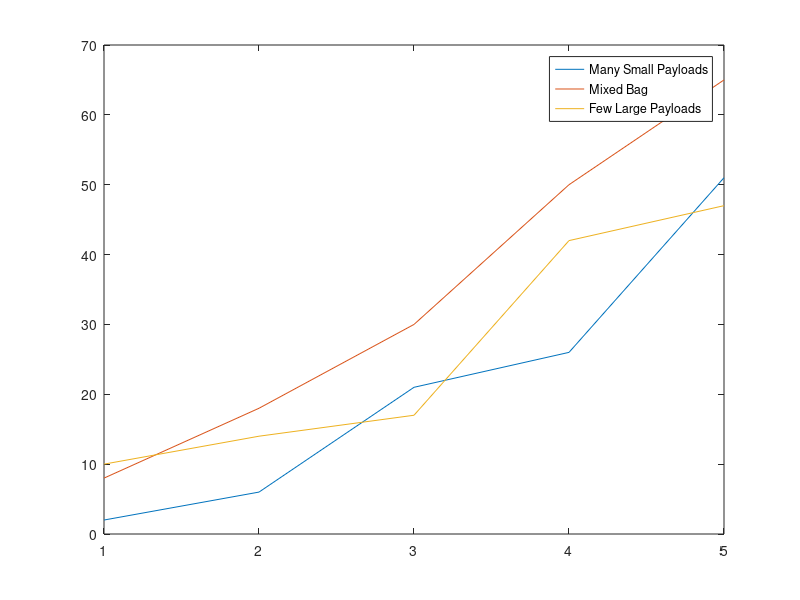

This chart was generated by the following MATLAB code:
clear;

weight = [2 2 3 5 5];

small_points = weight.*[1 2 5 1 5];
medium_points = weight.*[4 5 4 4 3];
large_points = weight.*[5 2 1 5 1];

small = [small_points(1)]; medium = [medium_points(1)]; large = [large_points(1)];

for i = 2:5
    small(i) = small(i-1) + small_points(i);
    medium(i) = medium(i-1) + medium_points(i);
    large(i) = large(i-1) + large_points(i);
end

x_labels = ['Testing Frequency' 'Amount of Size Options' 'Affordability' 'Arrangement Feasibility' 'Sustainability'];
x = 1:5;

figure()

plot(x, small); hold on;
plot(x, medium); hold on;
plot(x, large); hold on;

legend('Many Small Payloads', 'Mixed Bag', 'Few Large Payloads', 'location', 'best');